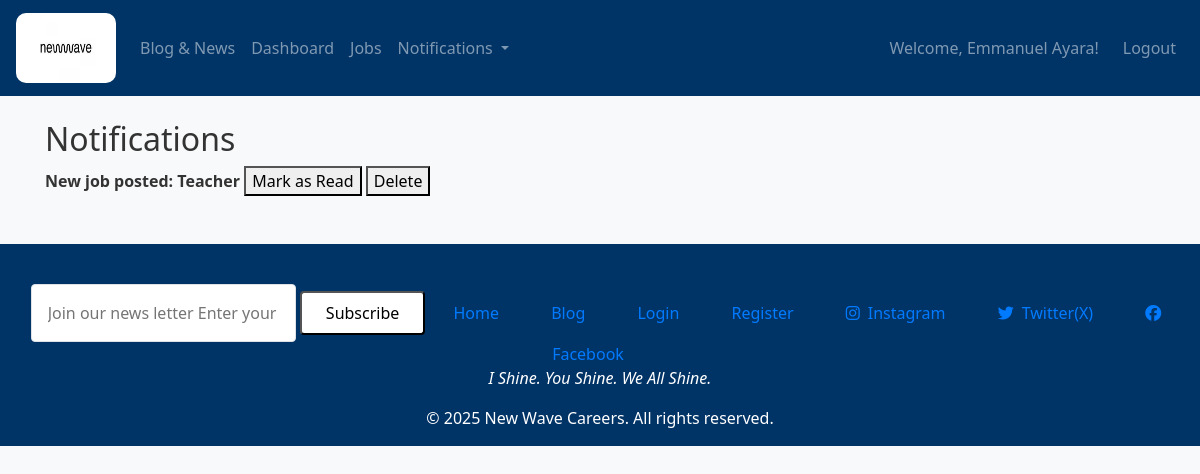
The app's page /notifications (signed in), older data.
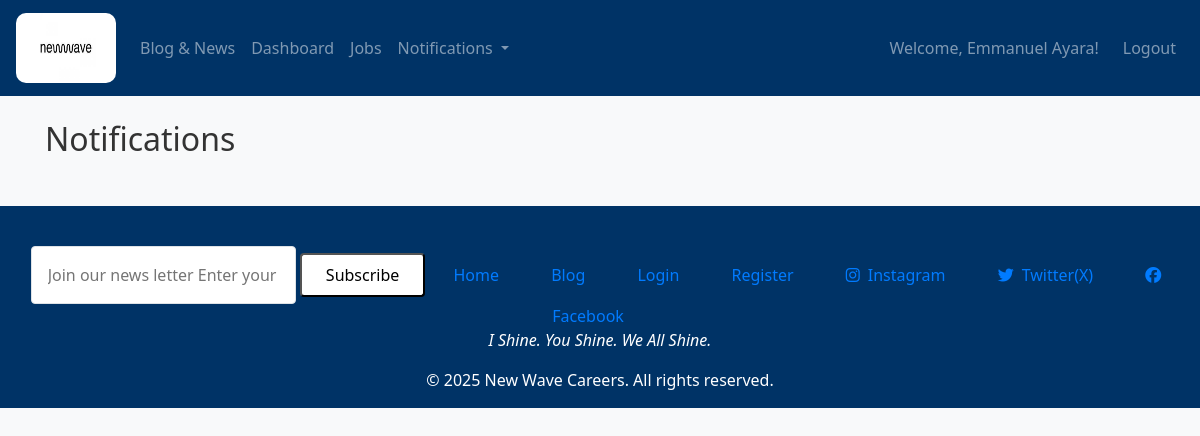
The same page, newer data.
### models.py (models this page shows)
class Notification(db.Model):
    id = db.Column(db.Integer, primary_key=True)
    user_id = db.Column(db.Integer, db.ForeignKey('user.id'))
    message = db.Column(db.String(500))
    read = db.Column(db.Boolean, default=False)
    timestamp = db.Column(db.DateTime, default=datetime.utcnow)

### routes.py (the view)
@app.route('/notifications')
@login_required
def notifications():
    user_notifications = Notification.query.filter_by(user_id=current_user.id).order_by(Notification.timestamp.desc()).all()
    return render_template('notifications.html', notifications=user_notifications, UserRole=UserRole)

### app.py (called while the page is built)
@app.after_request
def add_header(response):
    response.headers["Cache-Control"] = "no-store, no-cache, must-revalidate, max-age=0"
    return response

### models.py (called while the page is built)
@login_manager.user_loader
def load_user(user_id):
    return User.query.get(int(user_id))

### templates/notifications.html (shortened to what this page needs)
{% extends "layout.html" %}
{% block content %}
<h2>Notifications</h2>
{% for note in notifications %}
    <div class="{% if note.read %}text-muted{% else %}font-weight-bold{% endif %}">
        {{ note.message }}
        <form action="{{ url_for('mark_notification_as_read', notification_id=note.id) }}" method="post" style="display:inline;">
            <button type="submit">Mark as Read</button>
        </form>
        <form action="{{ url_for('delete_notification', notification_id=note.id) }}" method="post" style="display:inline;">
            <button type="submit">Delete</button>
        </form>
    </div>
{% endfor %}
{% endblock %}

Row changes from the older to the newer data that the page shows:
removed Notification: message "New job posted: Teacher"
